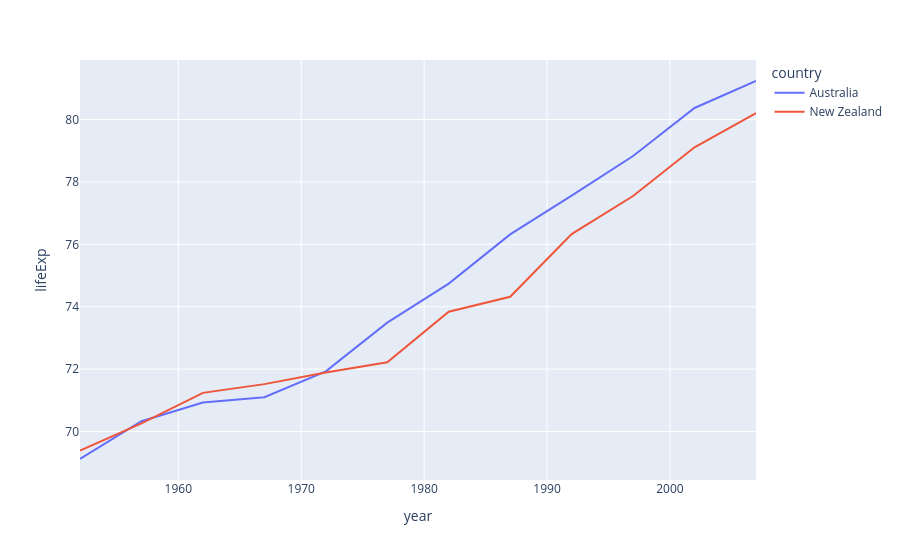

The notebook cell saved with this chart:
### Markdown cell above
# Line Plots with column encoding color

### Code cell
df = px.data.gapminder().query("continent=='Oceania'")
fig = px.line(df, x="year", y="lifeExp", color='country')
fig.show()

### Figure 1 — Plotly figure (JSON) as saved in the notebook; plotly's stock layout.template omitted (floating-point values rounded to 4 significant figures)
{"data": [{"hovertemplate": "country=Australia<br>year=%{x}<br>lifeExp=%{y}<extra></extra>", "legendgroup": "Australia", "line": {"color": "#636efa", "dash": "solid"}, "marker": {"symbol": "circle"}, "mode": "lines", "name": "Australia", "orientation": "v", "showlegend": true, "type": "scatter", "x": [1952, 1957, 1962, 1967, 1972, 1977, 1982, 1987, 1992, 1997, 2002, 2007], "xaxis": "x", "y": [69.12, 70.33, 70.93, 71.1, 71.93, 73.49, 74.74, 76.32, 77.56, 78.83, 80.37, 81.23], "yaxis": "y"}, {"hovertemplate": "country=New Zealand<br>year=%{x}<br>lifeExp=%{y}<extra></extra>", "legendgroup": "New Zealand", "line": {"color": "#EF553B", "dash": "solid"}, "marker": {"symbol": "circle"}, "mode": "lines", "name": "New Zealand", "orientation": "v", "showlegend": true, "type": "scatter", "x": [1952, 1957, 1962, 1967, 1972, 1977, 1982, 1987, 1992, 1997, 2002, 2007], "xaxis": "x", "y": [69.39, 70.26, 71.24, 71.52, 71.89, 72.22, 73.84, 74.32, 76.33, 77.55, 79.11, 80.2], "yaxis": "y"}], "layout": {"legend": {"title": {"text": "country"}, "tracegroupgap": 0}, "margin": {"t": 60}, "xaxis": {"anchor": "y", "domain": [0, 1], "title": {"text": "year"}}, "yaxis": {"anchor": "x", "domain": [0, 1], "title": {"text": "lifeExp"}}}}
